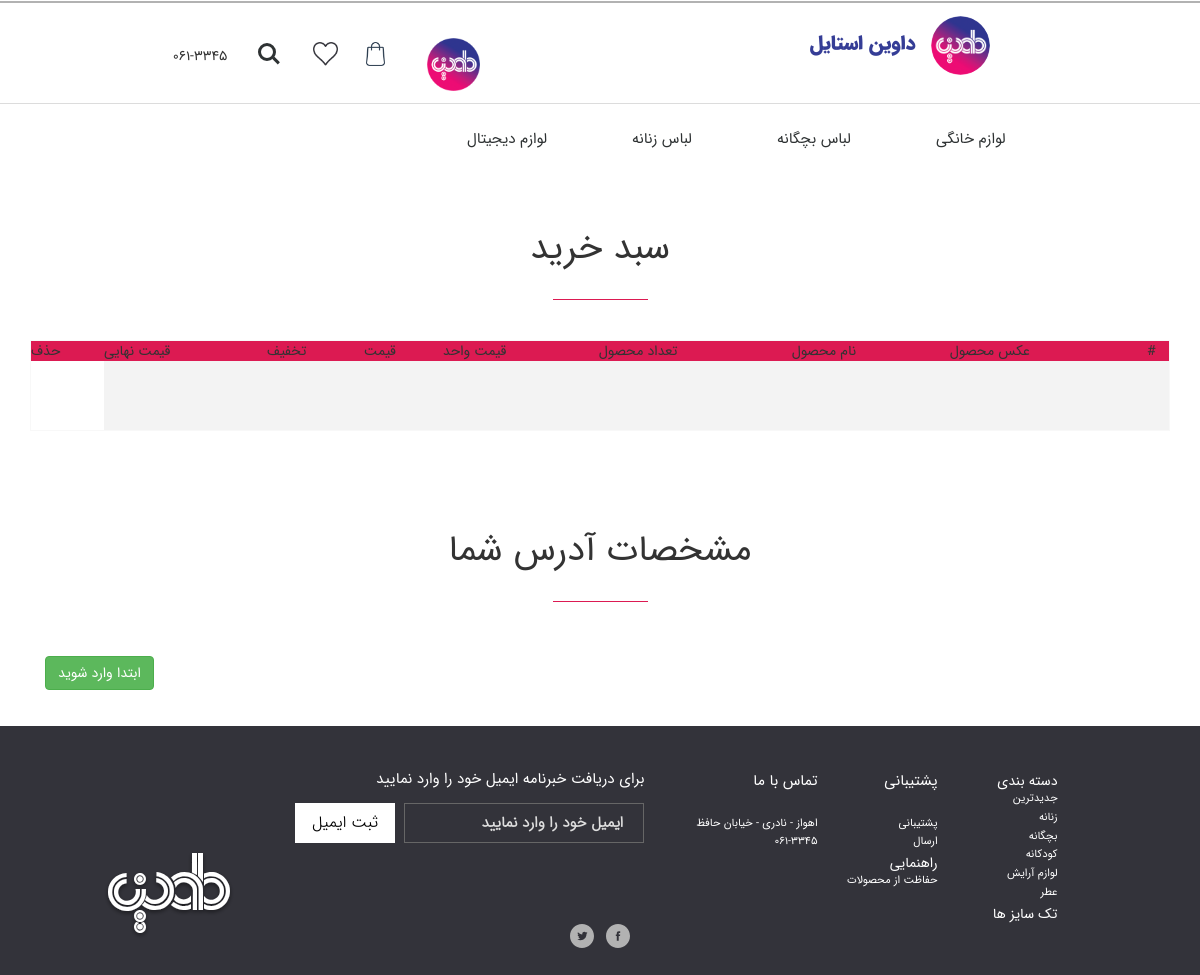
Page /davinShope/ShoppingBoX.php on the committed database.
### tables this page shows
CREATE TABLE IF NOT EXISTS `category` (
  `catId` varchar(20) NOT NULL,
  `catName` varchar(30) NOT NULL,
  `catRegDate` varchar(10) NOT NULL,
  `catRegTime` varchar(8) NOT NULL,
  `catAdminId` varchar(20) NOT NULL,
  `catImg` varchar(20) NOT NULL,
  PRIMARY KEY (`catId`)
);

### davinShope/admin/class/dataBase.php (called while the page is built, shortened)
<?php
    class  dataBase
    {
        public static $dbName = 'davinRasool';
        public static $dbUserName = 'root';
        public static $dbPassword = '';
        public static $dbAddress = 'localHost';
        public static $NUM_ROW = 2;
        public static function connection()
        {
            $connection = mysqli_connect(dataBase::$dbAddress,
                dataBase::$dbUserName,
                dataBase::$dbPassword,
                dataBase::$dbName
            );
            mysqli_set_charset($connection, "utf8");
            return $connection;
        }
        public static function Query($StringQuery,$result=null){
            $query =
                mysqli_query
                (dataBase::connection(),
                    "$StringQuery"
                );
            if($result==dataBase::$NUM_ROW){
                return mysqli_num_rows($query);
            }
            return $query;
        }
}

### davinShope/ShoppingBoX.php (the view, shortened to what this page needs)
<?php
include "inc/header.php";
?>
<div class="col-md-12 col-xs-12 col-sm-12 col-lg-12" style="text-align: center;padding:30px">
    <h1 class="h1dastebandi SansBold">سبد خرید</h1>
    <br>
    <div class=" col-sm-1 col-xs-1 col-lg-1 col-md-1" style="float:none;margin: auto;background-color:#dc1a52"></div>
    <br><br>
    <table align="right" style="direction: rtl;border: 1px solid #f8f8f8;width: 100%">
        <tbody>
        <tr class="sabad-kharid IRANSans" style="background-color: #dc1a52;">
            <th>#</th>
            <th>عکس محصول</th>
            <th>نام محصول</th>
            <th>تعداد محصول</th>
            <th>قیمت واحد</th>
            <th>قیمت</th>
            <th>تخفیف</th>
            <th>قیمت نهایی</th>
            <th>حذف</th>
        </tr>
        <tr style="background-color:#f3f3f3;height: 70px">
            <th></th>
            <th></th>
            <th></th>
            <th></th>
            <th></th>
            <th></th>
            <th></th>
            <th></th>
        </tr>
        </tbody>
    </table>
</div>
<div class="col-md-12 col-xs-12 col-sm-12 col-lg-12" style="text-align: center;padding:30px">
    <br>
    <h1 class="h1dastebandi SansBold">مشخصات آدرس شما</h1>
    <br>
    <div class=" col-sm-1 col-xs-1 col-lg-1 col-md-1" style="float:none;margin: auto;background-color:#dc1a52"></div>
    <br><br><br>
        <div class="col-xs-4 col-sm-4 col-lg-4 col-md-4 pull-left" >
            <input type="button"  class="btn btn-success pull-left" style="position: relative;bottom: 6px;" value="ابتدا وارد شوید">
        </div>
    </div>
</div>
<br>
<br>
<br>
<br>
<div class="col-lg  -12 col-md-12 col-sm-12 col-xs-12" id="line232">
    <div class="col-lg-12 col-md-12 col-sm-12 col-xs-12" id="line233"></div>
    <div class="col-lg-1 col-md-1 col-sm-1 col-xs-1"></div>
    <div class="col-lg-6 col-md-6 ">
        <div class="col-lg-11 col-md-11" id="line237">
            <h4 class="footer-title" id="line238">برای دریافت خبرنامه ایمیل خود را وارد نمایید</h4>
            <div style=";padding: 0;">
                <input type="text" placeholder="ایمیل خود را وارد نمایید" class="inputline73">
                <input type="button" value="ثبت ایمیل" class="buttonline73" id="line241">
            </div>
        </div>
    </div>
    <br>
    <div class="col-lg-4 col-md-4 visible-lg visible-md">
        <div class="col-lg-4 col-md-4 ">
            <div class="col-lg-12 col-md-12 " id="line265">
                <ul id="line266">
                    <li id="line267">تماس با ما</li>
                    <li id="line268">اهواز - نادری - خیابان حافظ</li>
                    <li id="line269">061-3345</li>
                </ul>
            </div>
        </div>
        <div class="col-lg-4 col-md-4 ">
            <div class="col-lg-12 col-md-12" id="line275">
                <ul id="line276">
                    <li id="line277">پشتیبانی</li>
                    <li id="line278" onclick="" class="liclick">پشتیبانی</li>
                    <li id="line279" onclick="" class="liclick">ارسال</li>
                    <li id="line280" onclick="" class="liclick">راهنمایی</li>
                    <li id="line281" onclick="" class="liclick">حفاظت از محصولات</li>
                </ul>
            </div>
        </div>
        <div class="col-lg-4 col-md-4 ">
            <div class="col-lg-12 col-md-12" id="line288">
                <ul id="line289">
                    <li id="line290">دسته بندی</li>
                    <li id="line291" onclick="" class="liclick">جدیدترین</li>
                    <li id="line292" onclick="" class="liclick">زنانه</li>
                    <li id="line293" onclick="" class="liclick">بچگانه</li>
                    <li id="line294" onclick="" class="liclick">کودکانه</li>
                    <li id="line295" onclick="" class="liclick">لوازم آرایش</li>
                    <li id="line296" onclick="" class="liclick">عطر</li>
                    <li id="line297" onclick="" class="liclick">تک سایز ها</li>
                </ul>
            </div>
        </div>
    </div>
    <div class="col-lg-1 col-md-1 visible-lg visible-md"></div>
    <div class="col-lg-1 col-md-1 col-sm-1 col-xs-1"></div>
    <div class="col-md-12 col-lg-12 visible-lg visible-md" style="margin-bottom: 20px">
        <div class="col-lg-6 col-md-6">
            <img src="img/davinFooter.svg" id="line350">
            <a href="https://google.com"><img src="img/Twitter%20Icon@1.5x.svg" class="liclick" id="line351"></a>
        </div>
        <div class="col-lg-6 col-md-6">
            <a href="https://google.com"><img src="img/Facebook%20Icon%20@1.5x.svg" class="liclick" id="line354"></a>
        </div>
    </div>
</div>
</body>
</html>

### davinShope/inc/header.php (shortened to what this page needs)
<!DOCTYPE html>
<html lang="en">
<head>
    <link rel="stylesheet" href="css/mystyle2.css">
    <link rel="stylesheet" href="css/Active5.css">
    <link rel="stylesheet" href="https://cdnjs.cloudflare.com/ajax/libs/font-awesome/4.7.0/css/font-awesome.min.css">
    <link href="css/swiper.min.css" rel="stylesheet">
    <link href="css/CSSfnts.css" rel="stylesheet">
    <link href="css/mystyle.css" rel="stylesheet">
    <link href="css/Active4.css" rel="stylesheet">
    <link rel="stylesheet" href="https://use.fontawesome.com/releases/v5.5.0/css/all.css"
>
    <link rel="stylesheet" href="css/css.css">
    <link rel="stylesheet" href="css/style.css">
    <link rel="stylesheet" href="css/mestyle.css">
    <link rel="stylesheet" href="css/css.css">
</head>
<body>
<div class="col-xl-12 col-lg-12 col-md-12 col-sm-12 col-xs-12" style="    margin: 0;
    padding: 0;overflow: hidden">
    <div class="col-lg-12 col-md-12 col-sm-12 col-xs-12" style="padding-left: 0;padding-right: 0">
        <div class="col-lg-1 col-md-1 visible-lg visible-md"></div>
        <div class="col-lg-3 col-md-3 visible-lg visible-md" id="line27">
            <div class="col-lg-5 col-md-5 col-sm-12 col-xs-12" id="line28">
                <p>061-3345</p>
            </div>
            <div class="col-lg-7 col-md-7 col-sm-8 col-xs-8" id="line31">
                <a href="ShoppingBoX.php"><img src="img/bag@2x.png" class="imgline32"></a>
                <a href="favoraite.html"> <img src="img/heart@2x.png" class="imgline32"></a>
                <li><a class="cd-search-trigger" href="#cd-search"><span></span></a></li>
            </div>
        </div>
        <div class="col-md-3 col-lg-3 visible-lg visible-md" id="line37">
            <?php
        include "admin/class/dataBase.php";
        $db = new dataBase();
        if(isset($_SESSION['loginUser']) && $_SESSION['loginUser']==true) {
            $username = $_SESSION['userId'];
            $select = $db::Query("SELECT * FROM user WHERE userId='$username'");
            $row = mysqli_fetch_assoc($select);
            echo '<a href="EditProfile.html">
                <div class="col-lg-6 col-md-6 col-sm-12 col-xs-12" id="line38">
                    <p id="line39">'.$row['userName'].' ، خوش آمدید</p>
                </div>
                </a>'?>
                <?php }else{
                echo '<a href="Login.php">
                <div class="col-lg-6 col-md-6 hidden-sm hidden-xs" ID="line41">
                    <img src="img/logo.png" id="line42">
                </div>
            </a>';
            ?>
            <?php } ?>
        </div>
        <div class="col-lg-4 col-md-4 visible-lg visible-md">
            <a href="index.php">
                <div id="line46">
                    <img src="img/logo.png" ID="line47">
                    <h4 id="line48">داوین استایل</h4>
                </div>
            </a>
        </div>
        <div class="col-lg-1 col-md-1 visible-lg visible-md"></div>
    </div>
    <div class="col-lg-12 col-md-12 col-sm-12 col-xs-12" id="line75"></div>
    <div class="col-lg-12 col-md-12 col-sm-12 col-xs-12">
        <nav class="cd-nav">
            <ul id="cd-primary-nav" class="cd-primary-nav is-fixed">
                <?php
                $cat = $db::Query("SELECT * FROM category");
                while ($fetch = mysqli_fetch_assoc($cat)){
                    ?>
                    <li class="has-children">
                        <a style="text-decoration: none" href="#"><?php echo $fetch['catName']?></a>
                    </li>
                    <?php
                }
                ?>
            </ul>
        </nav>
    </div>

### davinShope/css/Active5.css (style rules this page uses)
body { text-align: right; direction: rtl; font-family: IRANSANSFANNUMUlFaNum !important; }
input[placeholder] { font-family: IRANSANSFANNUMUlFaNum !important; }
.inputline73 { direction: rtl; background-color: #33333A; border: solid 1px #666666; width: 370px; height: 40px; padding-right: 20px; padding-left: 20px; color: white; outline: none; direction: ltr; }
.buttonline73 { height: 40px; width: 180px; cursor: pointer; color: #33333A; }
.inputline73::placeholder { color: #bdbdbd; }
@media screen and (min-width: 991px) and (max-width: 1294px) { .inputline73 { width: 240px !important; } }
@media screen and (min-width: 991px) and (max-width: 1294px) { .buttonline73 { width: 100px !important; } }
@media screen and (min-width: 991px) and (max-width: 1294px) { .inputline73 { margin-left: 0 !important; } }
@media screen and (min-width: 991px) and (max-width: 1294px) { .footer-title { font-size: 15px !important; } }
.liclick { cursor: pointer; }
.imgline32 { height: 3vh; }
#line27 { margin-top: 2% }
#line28 { margin-top: 2%; padding-right: 0; }
#line31 { padding-top: 0.5%; padding-left: 0; padding-right: 0; }
#line37 { padding-top: 0.5%; }
#line41 { padding-left: 5px; }
#line42 { width: 32px; border-radius: 0; float: left; padding-top: 14%; }
#line46 { text-align: center; }
#line47 { width: 16%; border-radius: 50%; }
#line48 { color: #353D96; display: inline; padding-right: 3%; font-family: IRANSANSFANNUMblack !important; font-weight: bold; font-size: 20px; }
#line75 { border-bottom: 1px solid #DCDCDC; margin-top: 1%; }
#line232 { background-color: #33333A; padding-bottom: 30px; }
#line233 { height: 45px; }
#line237 { margin: auto; float: none; }
#line238 { margin-bottom: 15px; margin-top: 0; color: white; font-size: 18px; }
#line241 { margin-right: 5px; }
#line265 { padding: 0; }
#line266 { color: white; list-style-type: none; margin: 0; padding: 0; }
#line267 { padding-bottom: 3px; margin-bottom: 20px; font-size: 1.25vw; }
#line268 { padding-bottom: 3px; font-size: 0.92vw;; width: 140%; }
#line269 { padding-bottom: 3px; font-size: 0.92vw; }
#line275 { padding: 0; }
#line276 { color: white; list-style-type: none; margin: 0; padding: 0; }
#line277 { padding-bottom: 3px; margin-bottom: 20px; font-size: 1.25vw; }
#line278 { padding-bottom: 3px; font-size: 0.92vw; }
#line279 { padding-bottom: 3px; font-size: 0.92vw; }
#line281 { padding-bottom: 3px; font-size: 0.92vw;; width: 110%; }
#line288 { padding: 0; }
#line289 { color: white; list-style-type: none; margin: 0; padding: 0; }
#line291 { padding-bottom: 3px; font-size: 0.92vw; }
#line292 { padding-bottom: 3px; font-size: 0.92vw; }
#line293 { padding-bottom: 3px; font-size: 0.92vw; }
#line294 { padding-bottom: 3px; font-size: 0.92vw; }
#line295 { padding-bottom: 3px; font-size: 0.92vw; }
#line296 { padding-bottom: 3px; font-size: 0.92vw; }
#line350 { position: absolute; left: 13%; top: -73px; }
#line351 { color: #B1B1B1; font-size: 25px; position: absolute; right: 1% }
#line354 { color: #B1B1B1; font-size: 25px; position: absolute; left: 1%; }
body { text-align: right; direction: rtl; }
#line241 { border: none; background: #ffffff; color: black; font-family: IRANSANSFANNUMlight !important; }
.inputline73::placeholder { font-size: 15px; font-family: IRANSANSFANNUMlight !important; color: #dedede; font-weight: 700; }
.inputline73 { border: 1px solid #666666; }
#line31 { display: grid; grid-template-columns: 30% 30% 30%; }
.cd-search-trigger { position: relative; display: block; width: 44px; height: 44px; overflow: hidden; white-space: nowrap; color: transparent; z-index: 3; top: -10px; }
#line31 > li { list-style: none; }
.inputline73 { text-align: right; direction: rtl; }
input { line-height: normal; font-size: 100%; margin: 0; vertical-align: baseline; *vertical-align: middle; }

### davinShope/css/css.css (style rules this page uses)
* , body , body:before , body:after , *:after ,*:before , html , html:before , html:after { margin: 0; padding: 0; font-family: IRANSANSFANNUMUlFaNum !important; }

### davinShope/css/mestyle.css (style rules this page uses)
body { font-family: IRANSANSFANNUMUlFaNum !important; direction: rtl; }
body { -webkit-user-select: none; -moz-user-select: none; -ms-user-select: none; user-select: none; }
input[placeholder] { font-family: IRANSANSFANNUMUlFaNum !important; }
* { box-sizing: border-box; }
body { margin: 0; font-family: IRANSans; }

### rows in the picture
category: catName "لوازم دیجیتال"
category: catName "لباس زنانه"
category: catName "لباس بچگانه"
category: catName "لوازم خانگی"
